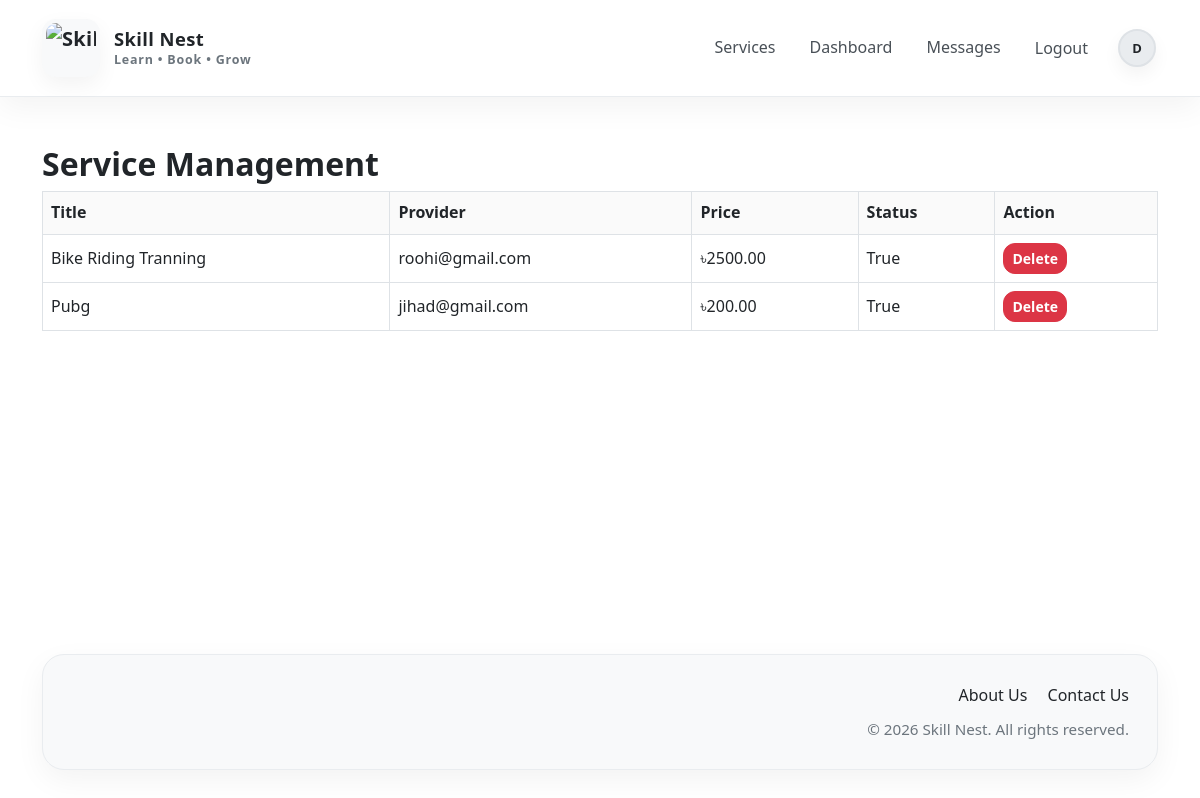
Before: /panel/services/ (signed in) with the older database file.
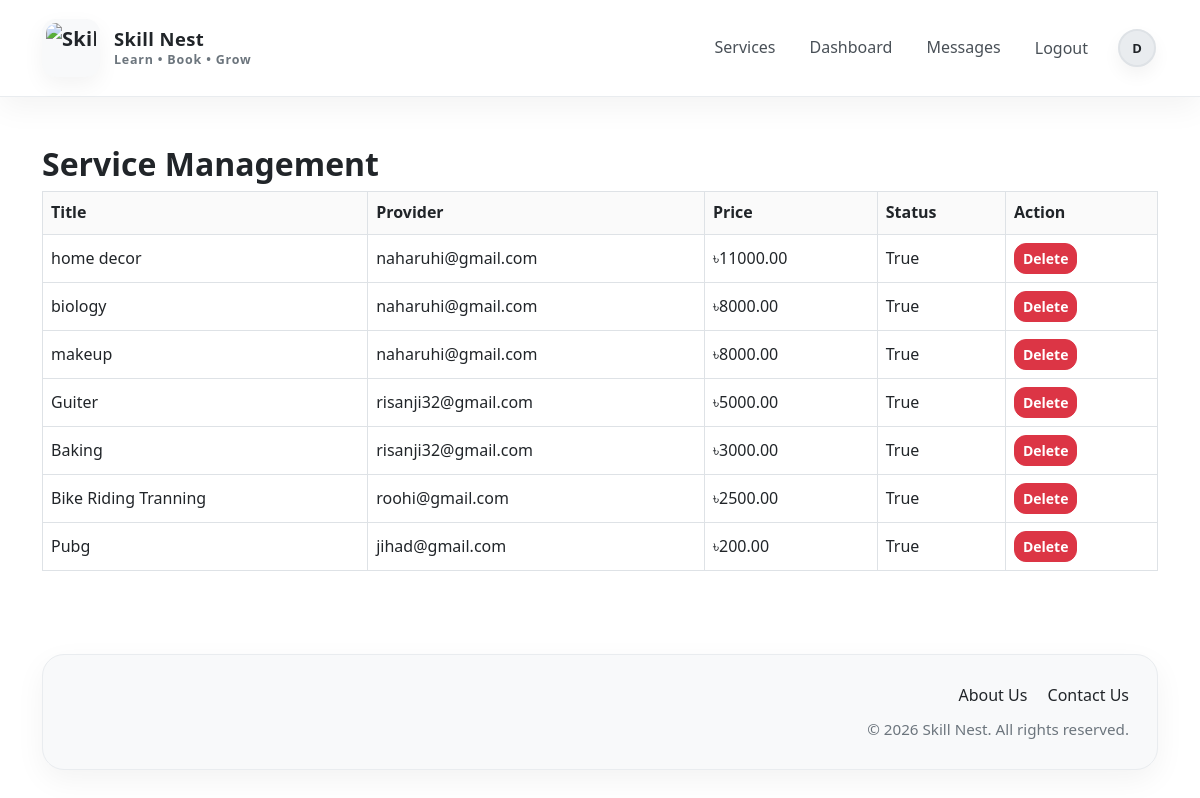
After: the same page with the newer database file.
### services/models.py (models this page shows, shortened)
class Service(models.Model):
    provider = models.ForeignKey(settings.AUTH_USER_MODEL, on_delete=models.CASCADE, related_name='services')
    category = models.ForeignKey(ServiceCategory, on_delete=models.SET_NULL, null=True, related_name='services')
    title = models.CharField(max_length=200)
    description = models.TextField()
    price = models.DecimalField(max_digits=10, decimal_places=2)
    duration_minutes = models.PositiveIntegerField()
    division = models.CharField(max_length=100)
    city = models.CharField(max_length=100)
    area = models.CharField(max_length=100)
    address = models.TextField()
    image = models.ImageField(upload_to='services/', blank=True, null=True)
    is_active = models.BooleanField(default=True)
    created_at = models.DateTimeField(auto_now_add=True)
    updated_at = models.DateTimeField(auto_now=True)
    class Meta:
        ordering = ['-created_at']

### accounts/models.py (models this page shows, shortened)
class User(AbstractUser):
    ROLE_CHOICES = (
        ('learner', 'Learner'),
        ('provider', 'Provider'),
        ('admin_user', 'Admin User'),
    )
    role = models.CharField(max_length=20, choices=ROLE_CHOICES, default='learner')
    email = models.EmailField(unique=True)
    division = models.CharField(max_length=100, blank=True)
    city = models.CharField(max_length=100, blank=True)
    area = models.CharField(max_length=100, blank=True)
    address = models.TextField(blank=True)
    phone = models.CharField(max_length=20, blank=True)
    profile_picture = models.ImageField(upload_to='profiles/', blank=True, null=True)
    is_provider_verified = models.BooleanField(default=False)
    is_suspended = models.BooleanField(default=False)
    temporary_password_sent = models.BooleanField(default=False)
    USERNAME_FIELD = 'email'
    REQUIRED_FIELDS = ['username']

### admin_panel/views.py (the view)
# urls.py: path('services/', service_management, name='service_management'),
@staff_member_required
def service_management(request):
    services = Service.objects.all().order_by('-created_at')
    return render(request, 'admin_panel/service_management.html', {'services': services})

### templates/admin_panel/service_management.html
{% extends 'base.html' %}
{% block content %}
<h2>Service Management</h2>
<table class="table table-bordered">
    <thead>
        <tr>
            <th>Title</th>
            <th>Provider</th>
            <th>Price</th>
            <th>Status</th>
            <th>Action</th>
        </tr>
    </thead>
    <tbody>
        {% for service in services %}
        <tr>
            <td>{{ service.title }}</td>
            <td>{{ service.provider.email }}</td>
            <td>৳{{ service.price }}</td>
            <td>{{ service.is_active }}</td>
            <td><a href="{% url 'delete_service_admin' service.id %}" class="btn btn-sm btn-danger">Delete</a></td>
        </tr>
        {% endfor %}
    </tbody>
</table>
{% endblock %}

Changed rows visible on the page:
added Service: title "home decor", provider.email "naharuhi@gmail.com", price "11000.00", is_active "True"
added Service: title "biology", provider.email "naharuhi@gmail.com", price "8000.00", is_active "True"
added Service: title "makeup", provider.email "naharuhi@gmail.com", price "8000.00", is_active "True"
added Service: title "Guiter", provider.email "risanji32@gmail.com", price "5000.00", is_active "True"
added Service: title "Baking", provider.email "risanji32@gmail.com", price "3000.00", is_active "True"
